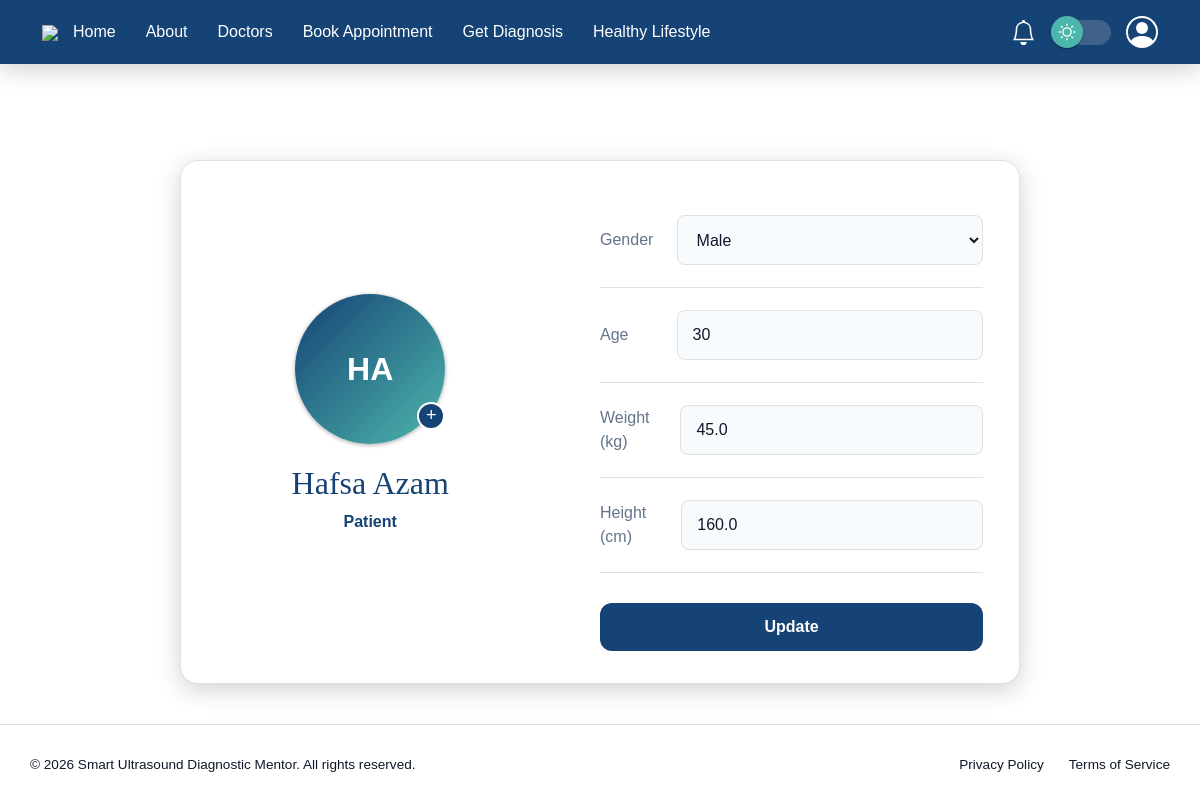
The page /profile/edit/ (signed in) on the database its author committed.
### accounts/models.py (models this page shows, shortened)
class PatientProfile(models.Model):
    GENDER_CHOICES = (
        ('male', 'Male'),
        ('female', 'Female'),
    )
    user = models.OneToOneField(
        settings.AUTH_USER_MODEL,
        on_delete=models.CASCADE,
        related_name='patient_profile'
    )
    gender = models.CharField(max_length=10, choices=GENDER_CHOICES)
    age = models.PositiveIntegerField(validators=[MinValueValidator(0)], default=30)
    weight = models.FloatField(null=True, blank=True, validators=[MinValueValidator(0.0)])
    height = models.FloatField(null=True, blank=True, validators=[MinValueValidator(0.0)])
    profile_photo = models.ImageField(upload_to="patient_photos/", blank=True, null=True)
    phone = models.CharField(max_length=15, blank=True, null=True)

### accounts/views.py (the view, shortened to what this page needs)
# urls.py: path('profile/edit/', edit_profile, name='edit_profile'),
@login_required
def edit_profile(request):
    role = request.user.userprofile.role
    if role == "doctor":
        profile = DoctorProfile.objects.get(user=request.user)
        if request.method == "POST":
            profile.gender = request.POST.get("gender")
            try:
                age = request.POST.get("age")
                if age:
                    profile.age = int(age)
                weight = request.POST.get("weight")
                profile.weight = float(weight) if weight else None
                height = request.POST.get("height")
                profile.height = float(height) if height else None
                experience = request.POST.get("experience")
                if experience:
                    profile.experience = int(experience)
            except (ValueError, TypeError):
                messages.error(request, "Invalid numeric value provided.")
                return render(request, "accounts/edit_doctor_profile.html", {"profile": profile})
            profile.phone = request.POST.get("phone")
            profile.office_location = request.POST.get("office_location")
            profile.degrees = request.POST.get("degrees")
            profile.is_available = 'is_available' in request.POST
            if request.FILES.get("profile_photo"):
                profile.profile_photo = request.FILES.get("profile_photo")
            if request.FILES.get("degree_document"):
                profile.degree_document = request.FILES.get("degree_document")
            profile.save()
            return redirect("profile")
        return render(request, "accounts/edit_doctor_profile.html", {"profile": profile})
    elif role == "patient":
        profile = PatientProfile.objects.get(user=request.user)
        return render(request, "accounts/edit_patient_profile.html", {"profile": profile})

### SmartUltrasoundDiagnosticMentor/format_html_patch.py (called while the page is built)
def _compat_format_html(format_string, *args, **kwargs):
    if not args and not kwargs:
        return mark_safe(format_string)
    return _original_format_html(format_string, *args, **kwargs)

### home/context_processors.py (called while the page is built)
def navbar_profile(request):
    if not request.user.is_authenticated:
        return {'navbar_photo_url': None}
    photo_url = None
    try:
        role = request.user.userprofile.role
        if role == 'doctor':
            dp = request.user.doctor_profile
            if dp.profile_photo:
                photo_url = dp.profile_photo.url
        elif role == 'patient':
            pp = request.user.patient_profile
            if pp.profile_photo:
                photo_url = pp.profile_photo.url
    except Exception:
        pass
    return {'navbar_photo_url': photo_url}

### templates/accounts/edit_patient_profile.html (shortened to what this page needs)
{% extends "navbar.html" %}
{% load static %}
{% block extra_css %}
<link rel="stylesheet" href="{% static 'accounts/profile_view.css' %}">
{% endblock %}
{% block start2 %}
<div class="box3 profile-card" style="margin-bottom: 5vh;">
    <form method="POST" enctype="multipart/form-data" class="profile-form" style="display: flex;justify-content: space-between;width: 100%;">
    <div class="profile-avatar">
        <div class="avatar-wrapper">
            {% if profile.profile_photo %}
            <img src="{{ profile.profile_photo.url }}" class="avatar-img">
            {% else %}
            <div class="avatar-circle">
                {{ request.user.first_name|slice:":1" }}{{ request.user.last_name|slice:":1" }}
            </div>
            {% endif %}
            <div class="avatar-upload-btn" onclick="document.getElementById('profilePhotoInput').click()">
                +
            </div>
        </div>
        <h2 class="profile-title">{{ request.user.get_full_name }}</h2>
        <p><strong> Patient</strong></p>
        </div>
        <div class="profile-info">
            <div class="info-row">
                <span class="label">Gender</span>
                <select class="input-box" name="gender">
                    <option value="male" {% if profile.gender == "male" %}selected{% endif %}>Male</option>
                </select>
            </div>
            <div class="info-row">
                <span class="label">Age</span>
                <input class="input-box" type="number" name="age" value="{{ profile.age }}">
            </div>
            <div class="info-row">
                <span class="label">Weight (kg)</span>
                <input class="input-box" type="number" step="0.1" name="weight" value="{{ profile.weight }}">
            </div>
            <div class="info-row">
                <span class="label">Height (cm)</span>
                <input class="input-box" type="number" step="0.1" name="height" value="{{ profile.height }}">
            </div>
            <button class="trigger-btn" type="submit">Update</button>
        </div>
    </form>
</div>
 {% include 'footer2.html' %}
{% endblock %}

### static/css/darktheme.css (style rules this page uses)
body { background: var(--bg-base) !important; color: var(--text-primary) !important; transition: 0.3s ease; }

### static/accounts/profile_view.css (style rules this page uses)
:root { --accent: rgb(21, 67, 117); --accent-dim: rgb(200, 215, 230); --accent-dim2: #4db6ac; --accent-hover: rgb(11 45 82); --dim2-hover: #248279; --accent-glow: rgba(80, 118, 159, 0.18); --bg-base: #fff; --bg-surface: rgba(230, 241, 251, 0.322); --bg-raised: #f8faff; --bg-surface2: rgba(230, 241, 251); --border: #e2e0d8; --text-primary: #0f172a; --text-secondary: #64748b; --text-btn: #fff; --font-main: 'DM Sans', sans-serif; --font-display: 'DM Serif Display', serif; --radius-sm: 8px; --radius-md: 12px; --radius-lg: 18px; --shadow-sm: 0 1px 4px rgba(0, 0, 0, 0.35); --shadow-md: 0 6px 24px rgba(0, 0, 0, 0.18); --error: #C62828; --warning: #F9A825; --success: green; }
body { display: flex; flex-direction: column; align-items: center; width: 100%; min-height: 100vh; font-family: var(--font-main); color: var(--text-primary); background: radial-gradient(circle at top left, var(--bg-base) 50%, transparent 100%), radial-gradient(circle at bottom -45% right 30%, var(--accent-dim2) 10%, transparent 40%), radial-gradient(circle at top 90% right 0%, var(--accent-dim) 10%, transparent 30%); }
.box, .box2, .box3 { width: 70%; background: var(--bg-base); box-shadow: var(--shadow-md); border-radius: var(--radius-lg); padding: 4vh 3vw; display: flex; justify-content: space-between; border: 1px solid var(--border); }
.box3 { margin: 20vh 0 0; }
.avatar-wrapper { position: relative; width: 150px; height: 150px; }
.avatar-upload-btn { position: absolute; bottom: 14px; right: 0px; width: 28px; height: 28px; background: var(--accent); color: white; border-radius: 50%; font-size: 18px; display: flex; align-items: center; justify-content: center; cursor: pointer; border: 2px solid white; transition: 0.2s ease; }
.profile-avatar { width: 40%; display: flex; flex-direction: column; align-items: center; justify-content: center; color: var(--accent); }
.avatar-circle { width: 150px; height: 150px; border-radius: 50%; background: linear-gradient(135deg, var(--accent), var(--accent-dim2)); display: flex; align-items: center; justify-content: center; font-size: 32px; font-weight: bold; color: var(--text-btn); box-shadow: var(--shadow-sm); }
.profile-title { margin-top: 20px; font-family: var(--font-display); color: var(--accent); }
.profile-info { width: 50%; }
.info-row { display: flex; justify-content: space-between; padding: 12px 0; border-bottom: 1px solid var(--border); align-items: center; }
.label { color: var(--text-secondary); }
.trigger-btn { padding: 12px; border-radius: var(--radius-md); font-weight: 600; display: block; width: 100%; background: var(--accent); color: var(--text-btn); border: none; margin-top: 30px; text-decoration: none; text-align: center; transition: 0.3s; }
.input-box { height: 50px; margin: 10px 0; width: 80%; border: 1px solid var(--border); border-radius: var(--radius-sm); padding: 0 15px; background: var(--bg-surface); color: var(--text-primary); outline: none; }

### rows shown on the page
PatientProfile: gender "Male", age "30", weight "45.0", height "160.0"

### other values the page prints
{{ request.user.first_name|slice:":1" }} "H"
{{ request.user.last_name|slice:":1" }} "A"
{{ request.user.get_full_name }} "Hafsa Azam"
